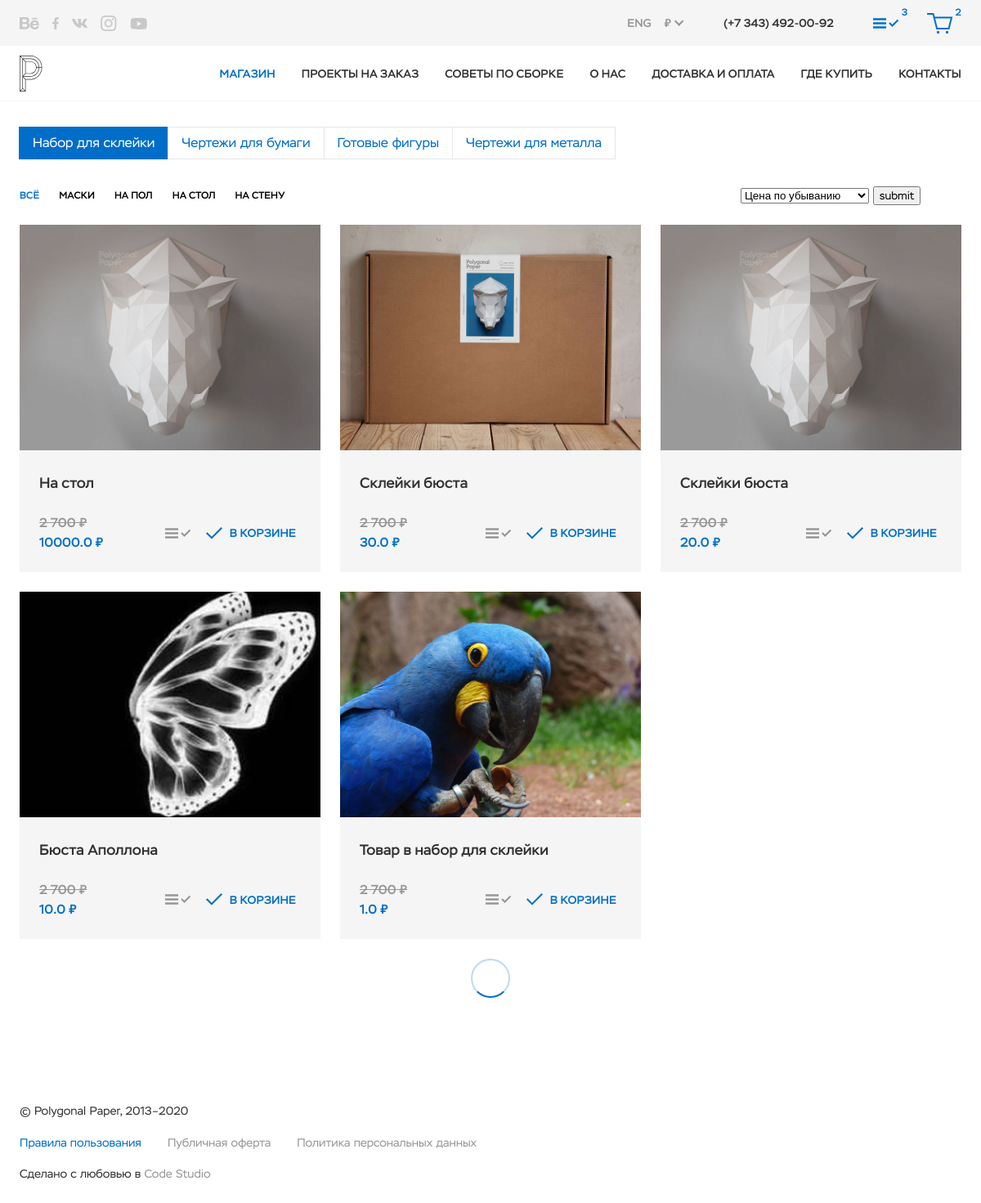
Page /ru/nabor-dlya-sklejki/ on the earlier database version.
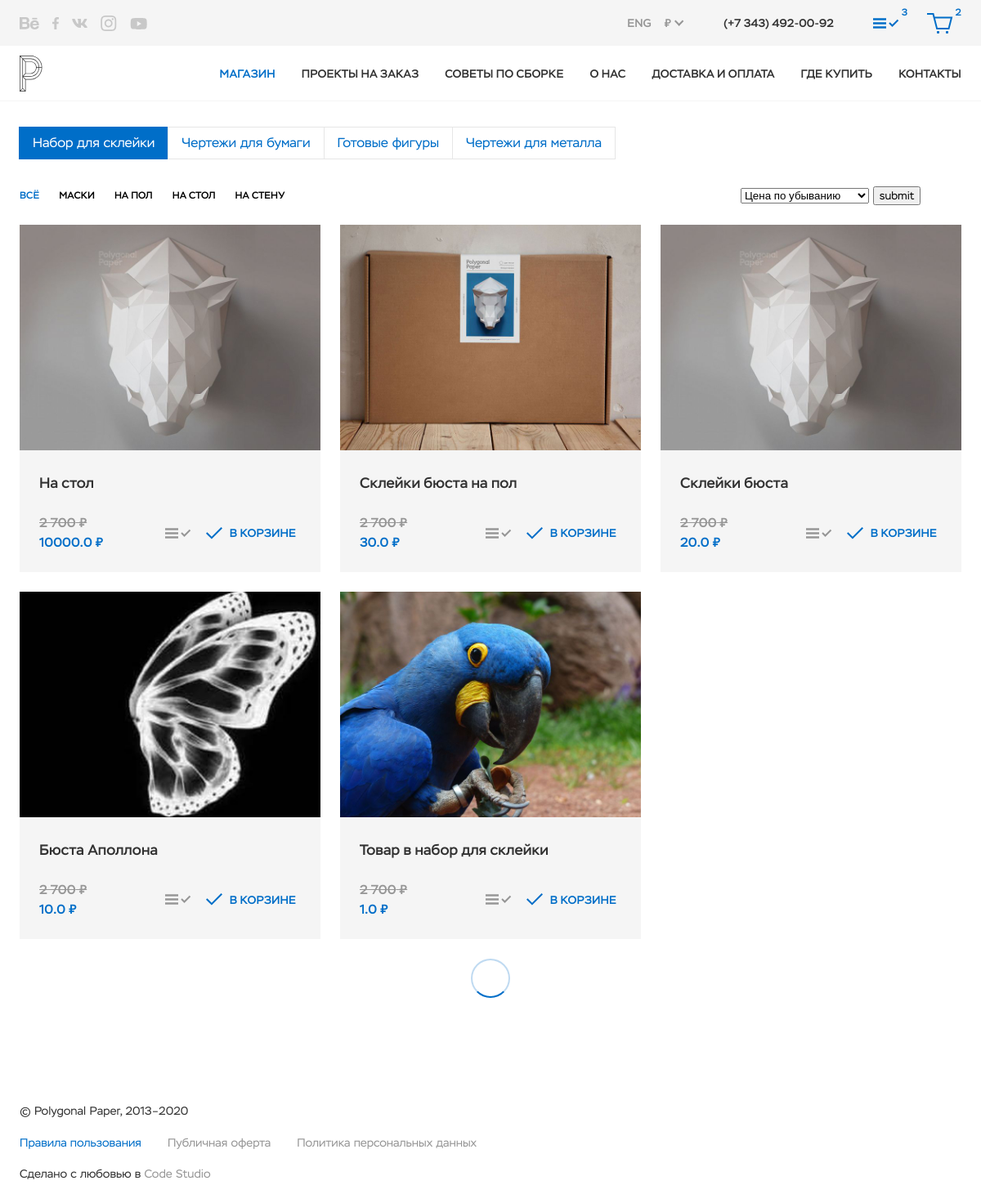
Same page on the later database version.
### shop/models.py (models this page shows, shortened)
class item(models.Model):
	order = models.IntegerField('Порядок показа')
	views = models.FloatField('Количество просмотров товара', null=True, blank=True)
	is_active = models.BooleanField('Показывать на сайте', default=True)
	keywords = models.CharField('Ключевые слова', max_length=1000, blank=True)
	description = models.CharField('Описание', max_length=1000, blank=True)
	title = models.CharField('Заголовок', max_length=500)
	slug = models.SlugField('URL', max_length=50, allow_unicode=True, blank=True,
							help_text='URL генерируется автоматически из названия раздела, но может быть задан вручную',
							unique=True)
	name = models.CharField('Название', max_length=500)
	category = models.ForeignKey(subcategory, on_delete=models.CASCADE, verbose_name='Категория')
	main_photo_xxl2 = ResizedImageField('Основное изображение', size=[2400, 1800], crop=['middle', 'center'],
										upload_to=get_file_path, quality=80,
										help_text='Формат файла: jpg, jpeg или png. Ограничение размера: 3 Мбайт.')
	main_photo_popup = models.ImageField(upload_to=get_file_path, blank=True, null=True)
	main_photo_xs2 = models.ImageField(upload_to=get_file_path, blank=True, null=True)
	main_photo_xxl = models.ImageField(upload_to=get_file_path, blank=True, null=True)
	main_photo_xs = models.ImageField(upload_to=get_file_path, blank=True, null=True)
	video_title = models.CharField('Заголовок видео-ссылки под слайдером', max_length=500, blank=True)
	video_link = models.CharField('Ссылка на видео под слайдером', max_length=500, blank=True)
	figure_size = models.CharField('Размеры фигуры', max_length=100, blank=True)
	paper_size = models.CharField('Размеры листа', max_length=100, blank=True)
	color = models.CharField('Цвет', max_length=500, blank=True)
	difficulty = models.CharField('Сложность', choices=[('1', 'Низкая'), ('2', 'Средняя'), ('3', 'Высокая')],
								  max_length=100, blank=True)
	time = models.CharField('Время сборки', max_length=500, blank=True)
	paper_amount = models.CharField('Количество листов', max_length=500, blank=True)
	about = RichTextField('Текст справа', blank=True)
	connected_items = models.ManyToManyField('self', blank=True, verbose_name='Связанные товары')
	bottom_photo_xxl2 = ResizedImageField('Картинка для нижнего блока', size=[2400, 1800], crop=['middle', 'center'],
										  upload_to=get_file_path, quality=80,
										  help_text='Формат файла: jpg, jpeg или png. Ограничение размера: 3 Мбайт.',
										  blank=True)
	bottom_photo_xs2 = models.ImageField(upload_to=get_file_path, blank=True, null=True)
	bottom_photo_xxl = models.ImageField(upload_to=get_file_path, blank=True, null=True)
	bottom_photo_xs = models.ImageField(upload_to=get_file_path, blank=True, null=True)
	bottom_list = RichTextField('Список для нижнего блока', blank=True)
	bottom_link_title = models.CharField('Заголовок файла для нижнего блока', max_length=500, blank=True)
	bottom_link = models.FileField('Файл для нижнего блока', upload_to=get_file_path,
								   validators=[FileExtensionValidator(['pdf'])],
								   help_text='Формат файла: pdf. Ограничени размера: 1 Мбайт.', blank=True)
	bottom_text = RichTextField('Текст под нижним блоком', blank=True)
	price_rub = models.IntegerField('Цена в рублях', null=True, blank=True)
	price_eur = models.IntegerField('Цена в евро', null=True, blank=True)
	price_usd = models.IntegerField('Цена в долларах', null=True, blank=True)
	weight = models.FloatField('Вес товара, кг', null=True, blank=True)
	length = models.FloatField('Длина, мм', null=True, blank=True)
	width = models.FloatField('Ширина, мм', null=True, blank=True)
	height = models.FloatField('Высота, мм', null=True, blank=True)
	__original_main_photo_xxl2 = None
	__original_bottom_photo_xxl2 = None
	def __init__(self, *args, **kwargs):
		super(item, self).__init__(*args, **kwargs)
		self.__original_main_photo_xxl2 = self.main_photo_xxl2
		self.__original_bottom_photo_xxl2 = self.bottom_photo_xxl2
	class Meta:
		ordering = ['order']
		verbose_name = 'материал'
		verbose_name_plural = 'Товары'
	@cached_property
	def display_main_image(self):
		return format_html('<img src="{img}" width="300">', img=self.main_photo_xxl2.url)
	display_main_image.short_description = 'Предпросмотр основного изображения'
	def display_bottom_image(self):
		return format_html('<img src="{img}" width="300">', img=self.bottom_photo_xxl2.url)
	display_bottom_image.short_description = 'Предпросмотр изображения нижнего блока'

### shop/views.py (the view)
# urls.py: path('<slug:category_slug>/', views.category_view, name='category_view'),
def category_view(request, category_slug):
	get_object_or_404(category, slug=category_slug)
	sort1 = sort(request)
	current_category = category.objects.filter(slug=category_slug).first()
	all_categories = category.objects.all()
	current_subcategories = subcategory.objects.filter(category=current_category)
	items1 = []
	items = []
	for current_subcategory in current_subcategories:
		for item_object in item.objects.filter(category=current_subcategory):
			items1.append(item_object)
	for j in item.objects.order_by(sort1):
		for i in items1:
			if i == j: items.append(i)
	content = {
		'current_category': current_category,
		'all_categories': all_categories,
		'current_subcategories': current_subcategories,
		'items': items,
	}
	return render(request, 'category_filter.html', content)

### shop/views.py (called while the page is built)
def sort(request):
	val = request.POST.get('select')
	if val == '1':
		return 'price_rub'
	else:
		return '-price_rub'

### templates/category_filter.html (shortened to what this page needs)
{% extends 'main_catalog.html' %}
{% block category %}
												<li class="filter-list__item filter-list__item--active"><a href="/{{ current_subcategory.category.slug }}">всё</a></li>
												{% for i in current_subcategories %}
													<li class="filter-list__item"><a href="/{{ i.category.slug }}/{{ i.slug }}" style="color: black">{{ i.title }}</a></li>
												{% endfor %}
											</ul>
										</div>
										<div class="c-filter__price">
											<form action="" method="POST">
												<select class="tabs-select form-select form-select--size_small js-form-select" name="select">
													<option value="1">Цена по убыванию</option>
												</select>
												<button type="submit">submit</button>
											</form>
										</div>
									</div>
									<div class="tabs-content c-filter__tabs-content tabs-content--active" data-tab-content="tab-1">
										<div class="catalog-list">
											<div class="catalog-list__row">
												{% for item in items %}
												<div class="catalog-list__col">
													<div class="c-card c-card--model">
														<a class="c-card__img-wrap" href="/{{ item.category.category.slug }}/{{ item.category.slug }}/{{ item.slug }}">
															<div class="c-card__img-ratio">
																<picture>
																	<source media="(min-width: 2560px)" srcset="{{ item.main_photo_xxl.url }} 1x, {{ item.main_photo_xxl2.url }} 2x">
																	<img class="c-card__img" src="{{ item.main_photo_xs.url }}" srcset="{{ item.main_photo_xs2.url }} 2x" width="728" height="546" alt="">
																</picture>
															</div>
														</a>
														<div class="c-card__content">
															<h3 class="c-card__title">
																<a class="c-card__title-link" href="catalog-item.html">{{ item.title }}</a>
															</h3>
															<div class="c-card__footer">
																<div class="price price--c-card">
																	<div class="price__value price__value--old">2&nbsp;700<span class="price__unit">&nbsp;₽</span></div>
																	<div class="price__value">{{ item.price_rub }}<span class="price__unit">&nbsp;₽</span></div>
																</div>
																<div class="c-card__buttons">
																	<button class="btn-count btn-count--short btn-count--card" type="button">
																		<div class="btn-count__icon-wrap">
																			<svg class="btn-count__icon" viewBox="0 0 32 25" width="32" height="25">
																				<use xlink:href="img/sprite.svg#icon-compare"></use>
																			</svg>
																		</div>
																	</button>
																	<button class="btn-count btn-count--buy btn-count--card btn-count--active" type="button">
																		<div class="btn-count__icon-wrap">
																			<svg class="btn-count__icon" viewBox="0 0 22 19" width="22" height="19">
																				<use xlink:href="img/sprite.svg#icon-btn-cart-check"></use>
																			</svg>
																		</div>
																		<span class="btn-count__title">В корзине</span>
																	</button>
																</div>
															</div>
														</div>
													</div>
												</div>
												{% endfor %}
{% endblock %}

Differences in the rows shown:
changed item: title "Cклейки бюста" → "Cклейки бюста на пол"
